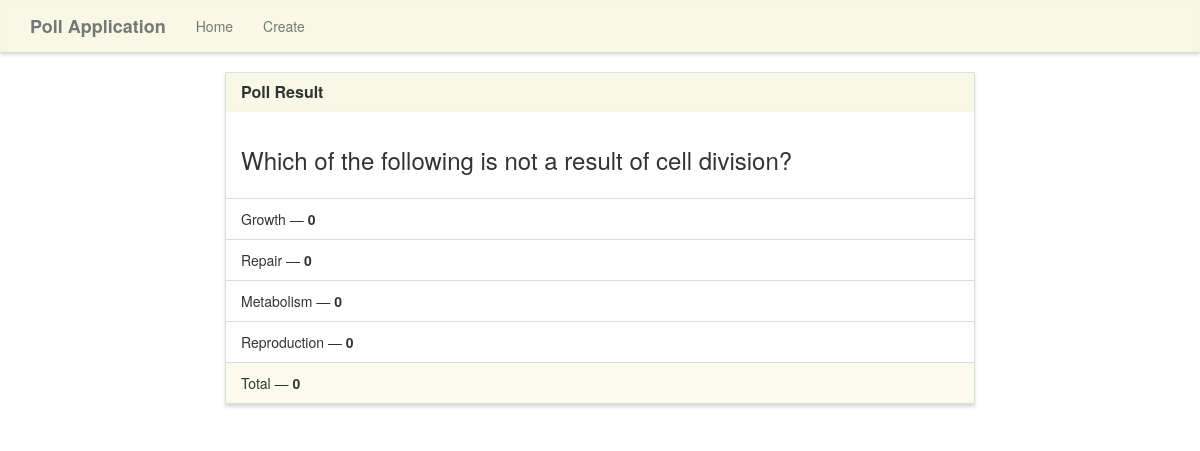
Page /results/9/ on the committed database.
### survey/models.py (models this page shows)
class Poll(models.Model):
	question           = models.TextField(max_length=100)
	option_one         = models.CharField(max_length=100)
	option_two         = models.CharField(max_length=100)
	option_three       = models.CharField(max_length=100)
	option_four        = models.CharField(max_length=100)
	option_one_count   = models.IntegerField(default=0)
	option_two_count   = models.IntegerField(default=0)
	option_three_count = models.IntegerField(default=0)
	option_four_count = models.IntegerField(default=0)
	def total(self):
		return self.option_one_count + self.option_two_count + self.option_three_count + self.option_four_count

### survey/views.py (the view)
# urls.py: path('results/<poll_id>/',survey_views.results,name='results'),
def results(request,poll_id):
	poll=Poll.objects.get(pk=poll_id)
	context={
	'poll':poll
	}
	return render(request,'survey/results.html',context)

### survey/templates/survey/results.html (shortened to what this page needs)
{% extends "survey/base.html" %}
{% block main %}
<div class="row">
    <div class="col-lg-8 col-lg-offset-2">
        <div class="panel panel-default">
            <div class="panel-heading">
                <h3 class="panel-title">Poll Result</h3>
            </div>
            <div class="panel-body">
                <h3>{{ poll.question }}</h3>
            </div>
            <ul class="list-group">
                <li class="list-group-item">{{ poll.option_one }} &mdash; <strong>{{ poll.option_one_count }}</strong></li>
                <li class="list-group-item">{{ poll.option_two }} &mdash; <strong>{{ poll.option_two_count }}</strong></li>
                <li class="list-group-item">{{ poll.option_three }} &mdash; <strong>{{ poll.option_three_count }}</strong></li>
                <li class="list-group-item">{{ poll.option_four }} &mdash; <strong>{{ poll.option_four_count }}</strong></li>
            </ul>
            <div class="panel-footer">
                Total &mdash; <strong>{{ poll.total }}</strong>
            </div>
        </div>
    </div>
</div>
{% endblock %}

### survey/templates/survey/base.html (shortened to what this page needs)
{% load static %}
<!DOCTYPE html>
<html lang="en">
	<head>
		<link rel="stylesheet" href="https://maxcdn.bootstrapcdn.com/bootstrap/3.3.7/css/bootstrap.min.css">
		<link rel="stylesheet" type="text/css" href="{% static 'style.css' %}" />
	</head>
	<body>
		<nav class="navbar navbar-default" role="navigation">
			<div class="container">
				<div class="navbar-header">
					<a class="navbar-brand" href="{% url 'home' %}">Poll Application</a>
				</div>
				<div class="collapse navbar-collapse navbar-ex1-collapse">
					<ul class="nav navbar-nav">
						<li><a href="{% url 'home' %}">Home</a></li>
						<li><a href="{% url 'create' %}">Create</a></li>
					</ul>
				</div>
			</div>
		</nav>
		<div class="container">
			{% block main %}{% endblock %}
		</div>
	</body>
</html>

### survey/static/style.css (style rules this page uses)
.navbar-default, .btn, .form-control, .panel { border-radius: 0; }
.navbar-default { background-color: rgba(245, 245, 220, .7); border-color: rgba(245, 245, 220, .6); box-shadow: 0px 3px 3px 0px #ddd; }
.panel-default > .panel-heading { color: #333; background-color: rgba(245, 245, 220, .7); border-color: rgba(245, 245, 220, .6); border-top-left-radius: 0; border-top-right-radius: 0; }
.panel-footer { background-color: rgba(245, 245, 220, .5); border-color: rgba(245, 245, 220, .4); }
.panel { box-shadow: 0px 3px 3px 0px #ddd; }
a.navbar-brand, .panel-title { font-weight: bolder; }

### rows in the picture
Poll: question "Which of the following is not a result of cell division?", option_one "Growth", option_one_count "0", option_two "Repair", option_two_count "0", option_three "Metabolism", option_three_count "0", option_four "Reproduction", option_four_count "0", total "0"
